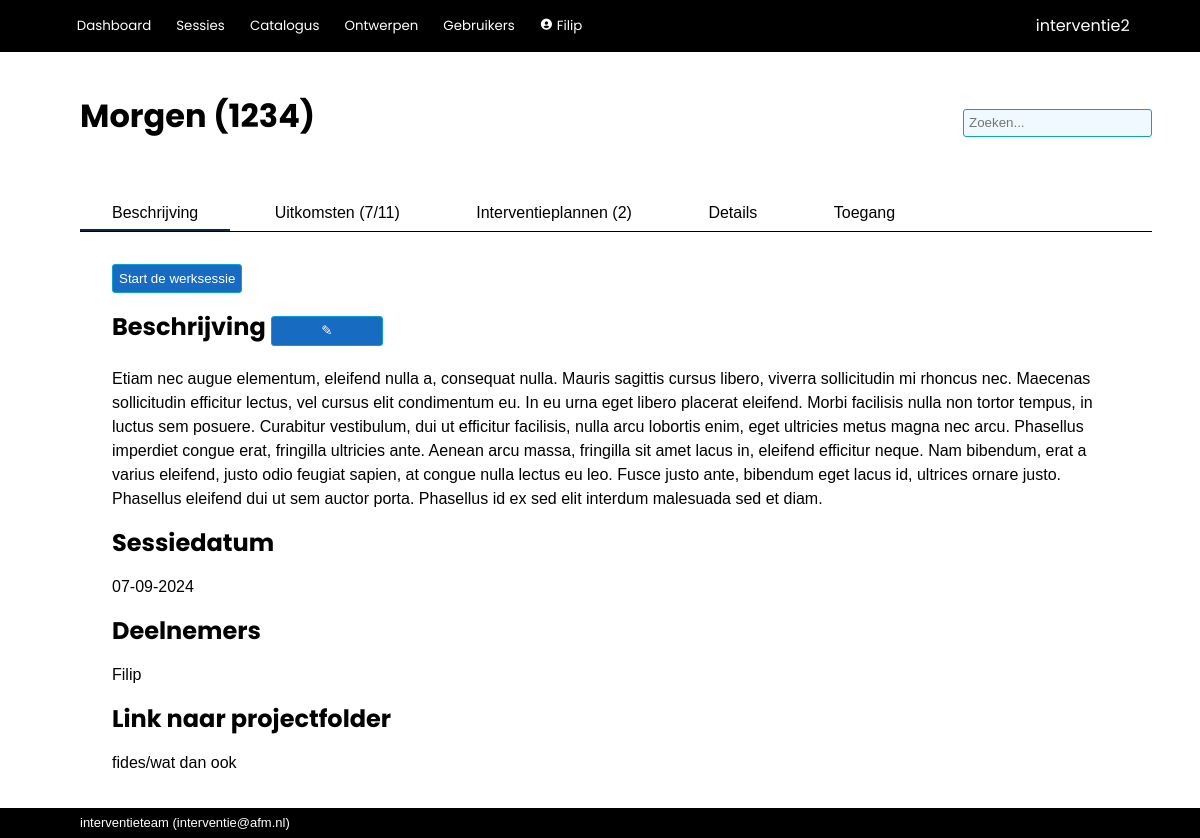
Page /worksession/3 (signed in) on the earlier database version.
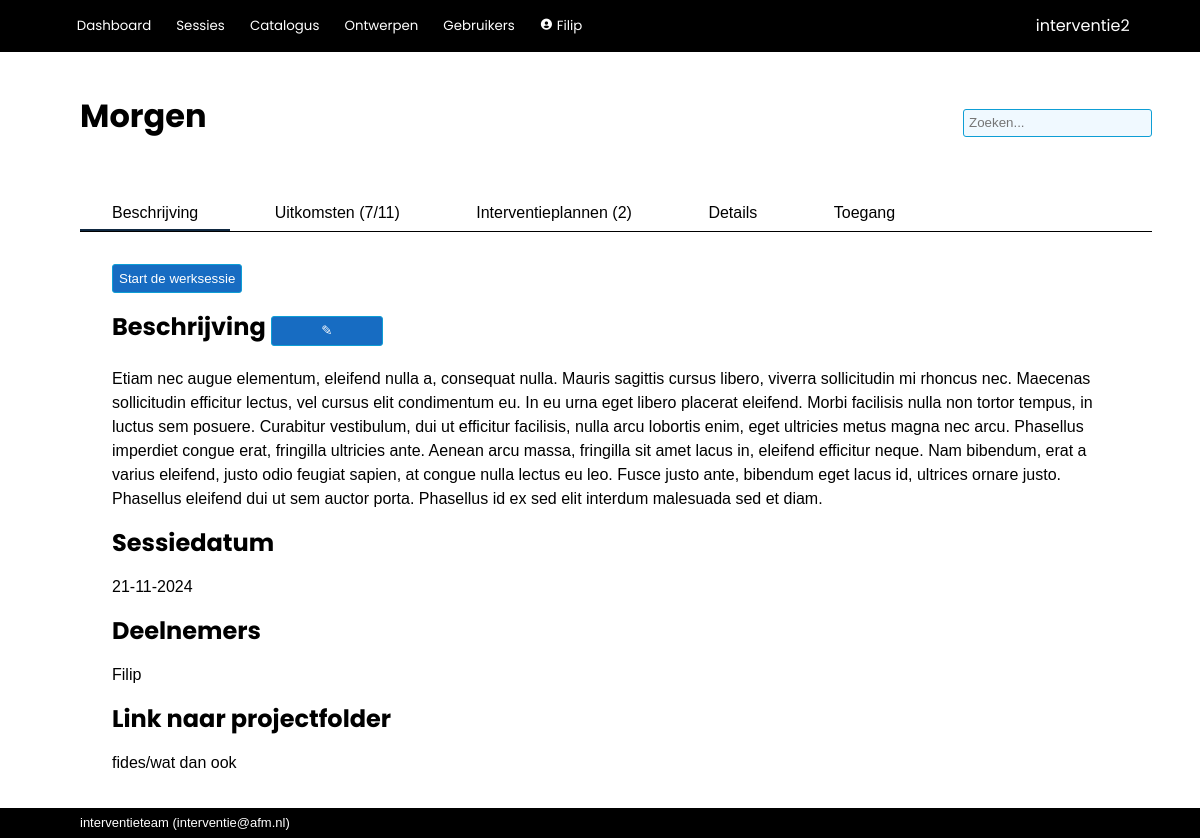
Same page on the later database version.
### interventie2/models.py (models this page shows, shortened)
class Worksession(db.Model):
    __tablename__ = 'worksessions'
    id            = db.Column(db.Integer, primary_key=True)
    name          = db.Column(db.String(100), nullable=False)
    date_modified = db.Column(db.DateTime(timezone=True), server_default=func.now())
    parent_id     = db.Column(db.Integer, db.ForeignKey('worksessions.id'))
    child_description = db.Column(db.String(2000), nullable=False, default="")
    participants  = db.Column(db.String(500), nullable=False, default="")
    date          = db.Column(db.DateTime(timezone=True))
    project_number= db.Column(db.String(100))
    description   = db.Column(db.String(2000), nullable=False, default="")
    effect        = db.Column(db.String(2000), nullable=False, default="")
    link_to_page  = db.Column(db.String(1000), nullable=False, default="")
    show_instruments = db.Column(db.Boolean, default=True)
    mark_top_instruments = db.Column(db.Integer, nullable=False, default=1)
    show_rest_instruments = db.Column(db.Boolean, default=False)
    show_tags     = db.Column(db.Boolean, default=True)
    presenter_mode_zoom = db.Column(db.Numeric(3,2), nullable=False, default=1.25)
    presenter_mode_color_title = db.Column(db.String(7))
    presenter_mode_text_color_title = db.Column(db.String(7))
    presenter_mode_color_nav = db.Column(db.String(7))
    presenter_mode_text_color = db.Column(db.String(7))
    presenter_mode_text_color_nav = db.Column(db.String(7))
    presenter_mode_color_coll = db.Column(db.String(7))
    presenter_mode_text_color_coll = db.Column(db.String(7))
    presenter_mode_color_highlight = db.Column(db.String(7))
    presenter_mode_text_color_highlight = db.Column(db.String(7))
    presenter_mode_text_color_heading = db.Column(db.String(7))
    presenter_mode_background_color1 = db.Column(db.String(7))
    presenter_mode_background_color2 = db.Column(db.String(7))
    archived      = db.Column(db.Boolean, default=False)
    question_set_id = db.Column(db.Integer, db.ForeignKey('question_sets.id'))
    process_id    = db.Column(db.Integer, db.ForeignKey('processes.id'), nullable=False, default=1)
    enable_voting = db.Column(db.Boolean, default=False)
    voting_key    = db.Column(db.String(6), nullable=False, default=generate_secret_key(6))
    creator_id    = db.Column(db.Integer, db.ForeignKey('users.id'))
    secret_key    = db.Column(db.String(20), nullable=False, default=generate_secret_key())
    parent = relationship('Worksession', remote_side=[id], backref='children')
    creator = relationship('User', back_populates='worksession')
    allowed_users = relationship('User', secondary='worksession_access', back_populates='allowed_worksessions')
    answers = relationship('Answer', back_populates='worksession', cascade='all, delete-orphan')
    votes = relationship('Votes', back_populates='worksession', cascade='all, delete-orphan')
    question_set = relationship('QuestionSet')
    process = relationship('Process')
    plan = relationship('Plan', back_populates='worksession', cascade='all, delete-orphan')
    def completion(self, perc=False, raw=False, dec=0):
        given_answers = 0
        for a in self.answers:
            if a.completed():
                given_answers += 1
        if perc:
            return f'{round((given_answers/(1.0*self.question_set.size()))*100,dec)}%'
        if raw:
            return given_answers/(1.0*self.question_set.size())
        return f'{given_answers}/{self.question_set.size()}'
    def is_option_selected(self, option):
        for answer in self.answers:
            for selection in answer.selection:
                if option == selection.option:
                    return True
        return False
    def get_weight(self, question):
        for answer in self.answers:
            if answer.question == question:
                return answer.weight

### interventie2/main/routes.py (the view)
@main.route('/worksession/<int:worksession_id>', methods=['GET', 'POST'])
@login_required
def show_worksession(worksession_id):
	if not current_user.role.see_all_worksessions and current_user not in Worksession.query.get(worksession_id).allowed_users:
		return render_template('error/index.html', title='Onvoldoende rechten', message='Onvoldoende rechten om deze sessie te zien.')
	worksession = Worksession.query.get(worksession_id)
	advisor = Advisor(worksession=worksession, instruments=Instrument.query.all())
	to_be_hashed = f'{date.today()}{worksession.secret_key}'
	invitation_string = hashlib.sha1(to_be_hashed.encode('utf-8')).hexdigest()
	form = EditWorksessionAccessForm()
	form.user.choices = [(user.id, user.name) for user in User.query.order_by(User.name)]
	if form.validate_on_submit():
		for user_id in form.user.data:
			worksession.allowed_users.append(User.query.get(user_id))
		db.session.commit()
	elif request.method == "GET":
		pass
	return render_template('main/worksession.html',
						worksession=worksession,
						advisor=advisor,
						form=form,
						invitation_string=invitation_string)

### interventie2/forms.py
class EditWorksessionAccessForm(FlaskForm):
    user               = SelectMultipleField('Gebruiker', coerce=int)
    submit             = SubmitField('Toevoegen')

### interventie2/classes.py (called while the page is built)
    def add_worksession(self, worksession):
        self.add_forbidden_tag(worksession.question_set.forbidden_tags)
        self.add_mandatory_tag(worksession.question_set.mandatory_tags)
        self.add_questionnaire(worksession)

    def add_instrument(self, instrument):
        if len(instrument) == 1: instrument = [instrument]
        self.all_instruments.extend(instrument)

    def add_questionnaire(self, worksession):
        for question in worksession.question_set.questions:
            answer = Answer.query.filter_by(worksession=worksession, question=question).first()
            question_with_answers = QuestionWithAnswers(question, answer)
            self.questionnaire.append(question_with_answers)

    def add_forbidden_tag(self, forbidden_tag):
        self.forbidden_tags.extend(forbidden_tag)

    def add_mandatory_tag(self, mandatory_tag):
        self.mandatory_tags.extend(mandatory_tag)

    def get_active_tags(self):
        self.update()
        return self.active_tags

### interventie2/main/templates/main/worksession.html (shortened to what this page needs)
{% extends 'base.html' %}
{% block page_title %}
{{ worksession.name }} {% if worksession.project_number != "" %}({{ worksession.project_number }}){% endif %}
{% endblock %}
{% block tabs %}
<div class="tab_bar">
    <button class="tablinks" onclick="switch_tab(event, 'ws_main')" id="defaultOpen">Beschrijving</button>
    <button class="tablinks" onclick="switch_tab(event, 'ws_summary')">Uitkomsten ({{ worksession.completion() }})</button>
    <button class="tablinks" onclick="switch_tab(event, 'ws_plans')">Interventieplannen ({{ worksession.plan | count }})</button>
    <button class="tablinks" onclick="switch_tab(event, 'ws_details')">Details</button>
    <button class="tablinks" onclick="switch_tab(event, 'ws_settings')">Toegang</button>
</div>
{% endblock %}
{% block body %}
<div id="ws_main" class="tabcontent text_area">
        <a href="{{ url_for('main.case', worksession_id=worksession.id) }}"><button type="button">Start de werksessie</button></a>
    <h1>Beschrijving
        <a href="{{ url_for('main.edit_worksession', worksession_id=worksession.id) }}"><button type="button">✎</button></a>
    </h1>
    {{ worksession.description | escape | markdown }}
    <h1>Sessiedatum</h1>
    {{ worksession.date.strftime('%d-%m-%Y') }}
    {% if worksession.description | length > 0 %}
        <h1>Deelnemers</h1>
        {{ worksession.participants | escape | markdown }}
    {% endif %}
    {% if worksession.link_to_page | length > 0 %}
    <h1>Link naar projectfolder</h1>
    {{ worksession.link_to_page | escape | markdown }}
    {% endif %}
</div>
{% endblock %}

Differences in the rows shown:
changed Worksession "Morgen": date "07-09-2024" → "21-11-2024"; project_number "1234" → (not shown)
